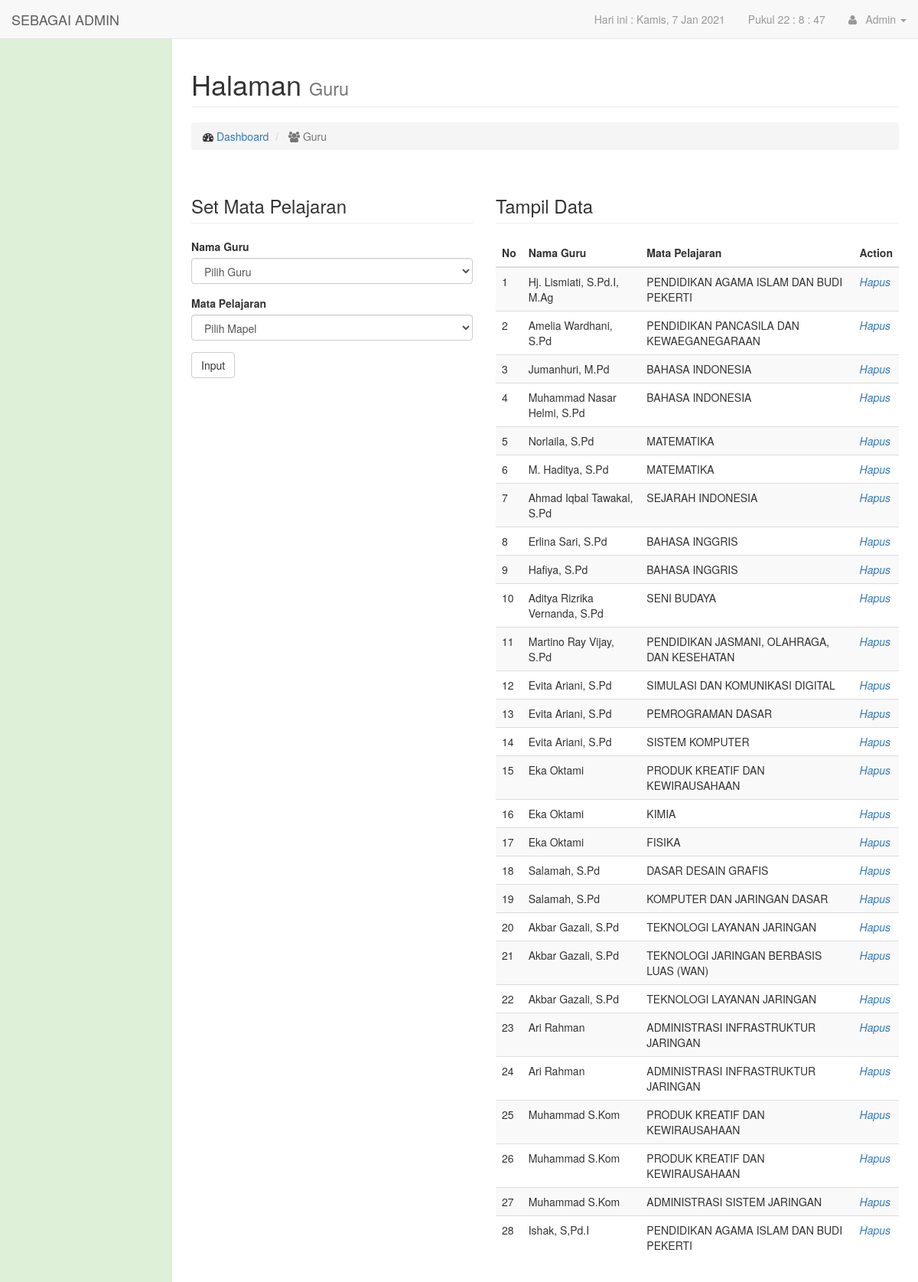
Screenshot of /inde.php?page=setmapel (signed in) with the database file from the repository.
### tables this page shows
CREATE TABLE IF NOT EXISTS `tb_mengajar` (
  `id_mengajar` varchar(5) NOT NULL,
  `kode_guru` varchar(10) NOT NULL,
  `kode_mapel` varchar(10) NOT NULL
);

CREATE TABLE IF NOT EXISTS `tb_guru` (
  `id_guru` varchar(5) NOT NULL,
  `nip` varchar(25) NOT NULL,
  `nama_guru` varchar(40) NOT NULL,
  `kode_guru` varchar(5) NOT NULL,
  `jenis_kelamin` varchar(15) NOT NULL,
  `tempat_lahir` varchar(20) NOT NULL,
  `tanggal_lahir` date NOT NULL,
  `alamat` varchar(50) NOT NULL,
  `agama` varchar(20) NOT NULL
);

CREATE TABLE IF NOT EXISTS `tb_mapel` (
  `id_mapel` varchar(5) NOT NULL,
  `kode_mapel` varchar(10) NOT NULL,
  `mapel` varchar(50) NOT NULL
);

### guru_set.php (the view, shortened to what this page needs)
<div class="row">
    <div class="col-lg-12" style="margin-top:-10px;">
        <h1 class="page-header">
            Halaman
            <small>Guru</small>
        </h1>
        <ol class="breadcrumb">
            <li>
                <i class="fa fa-dashboard"></i>  <a href="inde.php">Dashboard</a>
            </li>
            <li class="active">
                <i class="fa fa-group"></i> Guru
            </li>
        </ol>
    </div>
</div>
<div class="row">
    <div class="col-lg-5">
        <h3 class="page-header">
            Set Mata Pelajaran
        </h3>
        <form method="post">
            <div class="form-group">
                <label>Nama Guru</label>
                <select name="kode_guru" class="form-control" required>
                    <option value="">Pilih Guru</option>
                </select>
            </div>
            <div class="form-group">
                <label>Mata Pelajaran</label>
                <select name="kode_mapel" class="form-control" required>
                    <option value="">Pilih Mapel</option>
                </select>
            </div>
            <input type="submit" name="input" class="btn btn-default" value="Input"/>
        </form>
    </div>
    <div class="col-lg-7">
        <h3 class="page-header">
            Tampil Data
        </h3>
        <div class="table-responsive">
            <?php
                $view=mysql_query("SELECT tb_guru.nama_guru, tb_mengajar.id_mengajar, tb_mapel.mapel from tb_guru, tb_mengajar, tb_mapel
                                    where tb_mengajar.kode_guru=tb_guru.kode_guru AND tb_mengajar.kode_mapel=tb_mapel.kode_mapel
                                    order by tb_mengajar.kode_guru asc");
                $no=0;
            ?>
            <table class="table table-hover table-striped">
                <thead>
                    <tr>
                        <th>No</th>
                        <th>Nama Guru</th>
                        <th>Mata Pelajaran</th>
                        <th>Action</th>
                    </tr>
                </thead>
                <tbody>
                    <?php
                        while($row=mysql_fetch_array($view)){
                    ?>
                    <tr>
                        <td><?php echo $no=$no+1; ?></td>
                        <td><?php echo $row['nama_guru']; ?></td>
                        <td><?php echo $row['mapel']; ?></td>
                        <td><i><a onclick="return confirm('Yakin akan hapus data ini ?')" href="setmapel_hapus.php?id=<?php echo $row['id_mengajar'];?>">Hapus</a></i></td>
                    </tr>
                    <?php
                        }
                    ?>
                </tbody>
            </table>
        </div>
    </div>
</div>

### css/smart-forms.css (style rules this page uses)
html,body { border:0;margin:0;padding:0 }

### css/sb-admin.css (style rules this page uses)
body { margin-top: 100px; background-color: #dff0d8; }
@media (min-width:768px) { body { margin-top: 50px; } }

### rows the page displays
tb_mengajar: tb_guru.nama_guru "Hj. Lismiati, S.Pd.I, M.Ag", tb_mapel.mapel "PENDIDIKAN AGAMA ISLAM DAN BUDI PEKERTI"
tb_mengajar: no "2", tb_guru.nama_guru "Amelia Wardhani, S.Pd", tb_mapel.mapel "PENDIDIKAN PANCASILA DAN KEWAEGANEGARAAN"
tb_mengajar: no "3", tb_guru.nama_guru "Jumanhuri, M.Pd", tb_mapel.mapel "BAHASA INDONESIA"
tb_mengajar: no "4", tb_guru.nama_guru "Muhammad Nasar Helmi, S.Pd", tb_mapel.mapel "BAHASA INDONESIA"
tb_mengajar: no "5", tb_guru.nama_guru "Norlaila, S.Pd", tb_mapel.mapel "MATEMATIKA"
tb_mengajar: no "6", tb_guru.nama_guru "M. Haditya, S.Pd", tb_mapel.mapel "MATEMATIKA"
tb_mengajar: no "7", tb_guru.nama_guru "Ahmad Iqbal Tawakal, S.Pd", tb_mapel.mapel "SEJARAH INDONESIA"
tb_mengajar: no "8", tb_guru.nama_guru "Erlina Sari, S.Pd", tb_mapel.mapel "BAHASA INGGRIS"
tb_mengajar: no "9", tb_guru.nama_guru "Hafiya, S.Pd", tb_mapel.mapel "BAHASA INGGRIS"
tb_mengajar: no "10", tb_guru.nama_guru "Aditya Rizrika Vernanda, S.Pd", tb_mapel.mapel "SENI BUDAYA"
tb_mengajar: no "11", tb_guru.nama_guru "Martino Ray Vijay, S.Pd", tb_mapel.mapel "PENDIDIKAN JASMANI, OLAHRAGA, DAN KESEHATAN"
tb_mengajar: no "12", tb_guru.nama_guru "Evita Ariani, S.Pd", tb_mapel.mapel "SIMULASI DAN KOMUNIKASI DIGITAL"
tb_mengajar: no "13", tb_guru.nama_guru "Evita Ariani, S.Pd", tb_mapel.mapel "PEMROGRAMAN DASAR"
tb_mengajar: no "14", tb_guru.nama_guru "Evita Ariani, S.Pd", tb_mapel.mapel "SISTEM KOMPUTER"
tb_mengajar: no "15", tb_guru.nama_guru "Eka Oktami", tb_mapel.mapel "PRODUK KREATIF DAN KEWIRAUSAHAAN"
tb_mengajar: no "16", tb_guru.nama_guru "Eka Oktami", tb_mapel.mapel "KIMIA"
tb_mengajar: no "17", tb_guru.nama_guru "Eka Oktami", tb_mapel.mapel "FISIKA"
tb_mengajar: no "18", tb_guru.nama_guru "Salamah, S.Pd", tb_mapel.mapel "DASAR DESAIN GRAFIS"
tb_mengajar: no "19", tb_guru.nama_guru "Salamah, S.Pd", tb_mapel.mapel "KOMPUTER DAN JARINGAN DASAR"
tb_mengajar: no "20", tb_guru.nama_guru "Akbar Gazali, S.Pd", tb_mapel.mapel "TEKNOLOGI LAYANAN JARINGAN"
tb_mengajar: no "21", tb_guru.nama_guru "Akbar Gazali, S.Pd", tb_mapel.mapel "TEKNOLOGI JARINGAN BERBASIS LUAS (WAN)"
tb_mengajar: no "22", tb_guru.nama_guru "Akbar Gazali, S.Pd", tb_mapel.mapel "TEKNOLOGI LAYANAN JARINGAN"
tb_mengajar: no "23", tb_guru.nama_guru "Ari Rahman", tb_mapel.mapel "ADMINISTRASI INFRASTRUKTUR JARINGAN"
tb_mengajar: no "24", tb_guru.nama_guru "Ari Rahman", tb_mapel.mapel "ADMINISTRASI INFRASTRUKTUR JARINGAN"
tb_mengajar: no "25", tb_guru.nama_guru "Muhammad S.Kom", tb_mapel.mapel "PRODUK KREATIF DAN KEWIRAUSAHAAN"
tb_mengajar: no "26", tb_guru.nama_guru "Muhammad S.Kom", tb_mapel.mapel "PRODUK KREATIF DAN KEWIRAUSAHAAN"
tb_mengajar: no "27", tb_guru.nama_guru "Muhammad S.Kom", tb_mapel.mapel "ADMINISTRASI SISTEM JARINGAN"
tb_mengajar: no "28", tb_guru.nama_guru "Ishak, S,Pd.I", tb_mapel.mapel "PENDIDIKAN AGAMA ISLAM DAN BUDI PEKERTI"

### other values shown
tanggal("D, j M Y") "Kamis, 7 Jan 2021"
